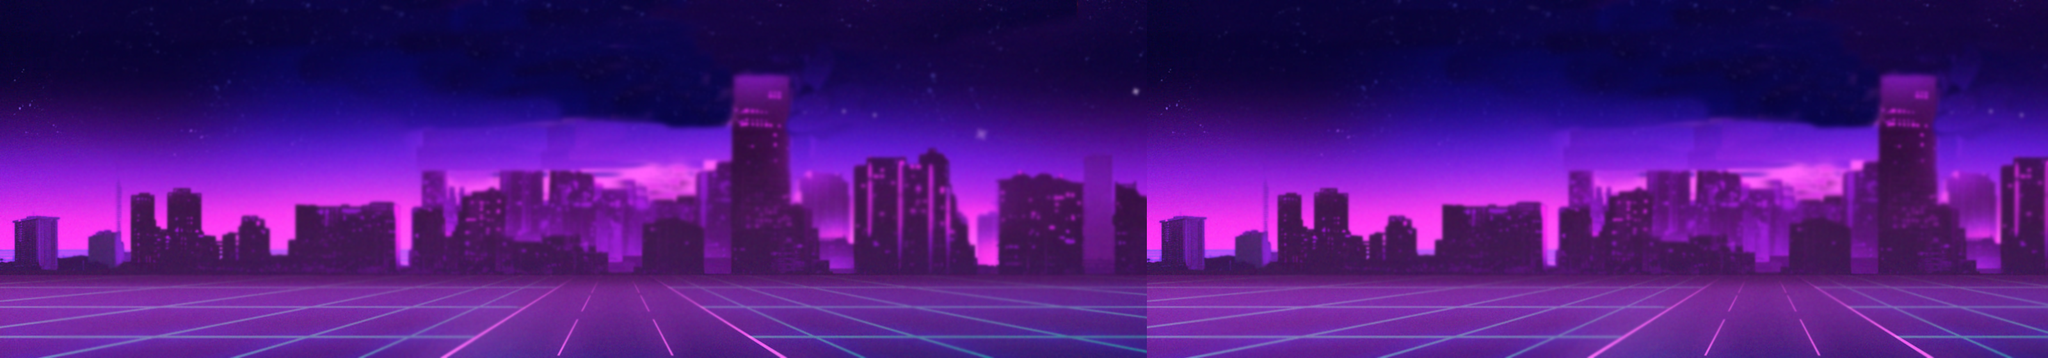

Rendered tile map (Tiled .tmx) drawn with the repository's tilesets; below, a short description and the map source with its tile grids summarised:
An orthogonal 200x35 tile map with 16x16 px tiles, 1 tile layer (Слой тайлов 1), 3 tilesets and 1 object.

<map version="1.4" tiledversion="1.4.3" orientation="orthogonal" renderorder="right-down" width="200" height="35" tilewidth="16" tileheight="16" infinite="0" nextlayerid="6" nextobjectid="46">
 <tileset firstgid="1" source="background.tsx" />
 <tileset firstgid="4201" name="car" tilewidth="198" tileheight="198" tilecount="12" columns="4">
  <image source="car.png" trans="ff00ff" width="916" height="652" />
 </tileset>
 <tileset firstgid="4213" name="car" tilewidth="512" tileheight="512" tilecount="1" columns="1">
  <image source="car.png" trans="ff00ff" width="916" height="652" />
 </tileset>
 <layer id="1" name="Слой тайлов 1" width="200" height="35">
  <data>[7000 cells, 7000 non-empty, 3920 distinct tile ids]</data>
 </layer>
 <objectgroup id="2" name="CAR" offsetx="-36.6667" offsety="2.33333">
  <object id="45" gid="4213" x="52.6667" y="611.667" width="512" height="512" />
 </objectgroup>
 <objectgroup id="4" name="Слой объектов 3" visible="0" />
 <objectgroup id="5" name="Слой объектов 4" visible="0" />
 <objectgroup id="3" visible="0" />
</map>
